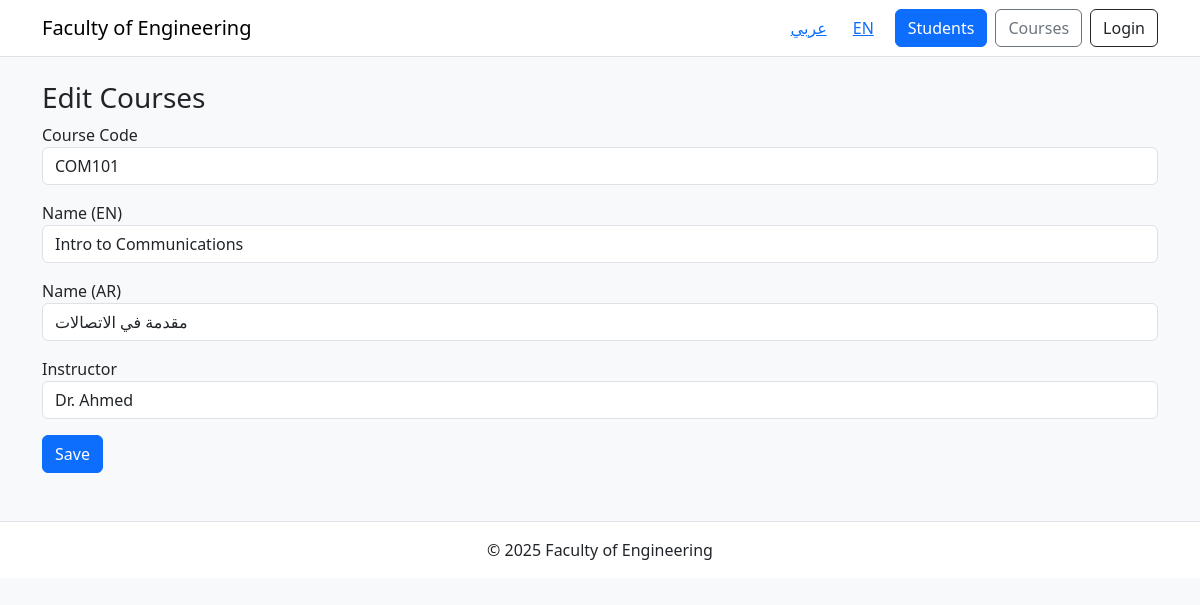
Screenshot of /edit_course.php?id=1&lang=en with the database file from the repository.
### tables this page shows
CREATE TABLE courses (
  id INT AUTO_INCREMENT PRIMARY KEY,
  course_code VARCHAR(50) UNIQUE,
  name_en VARCHAR(200),
  name_ar VARCHAR(200),
  instructor VARCHAR(200),
  created_at TIMESTAMP DEFAULT CURRENT_TIMESTAMP
);

### public/templates/helpers.php (called while the page is built, shortened)
<?php
function t($key, $lang) {
    $strings = [
        'site_title' => ['en'=>'Faculty of Engineering','ar'=>'كلية الهندسة'],
        'dashboard' => ['en'=>'Dashboard','ar'=>'لوحة التحكم'],
        'students' => ['en'=>'Students','ar'=>'الطلاب'],
        'courses' => ['en'=>'Courses','ar'=>'المقررات'],
        'add_new' => ['en'=>'Add New','ar'=>'إضافة جديد'],
        'edit' => ['en'=>'Edit','ar'=>'تعديل'],
        'delete' => ['en'=>'Delete','ar'=>'حذف'],
        'actions' => ['en'=>'Actions','ar'=>'إجراءات'],
        'name' => ['en'=>'Name','ar'=>'الاسم'],
        'email' => ['en'=>'Email','ar'=>'البريد الإلكتروني'],
        'instructor' => ['en'=>'Instructor','ar'=>'المحاضر'],
        'save' => ['en'=>'Save','ar'=>'حفظ'],
        'login' => ['en'=>'Login','ar'=>'تسجيل دخول'],
        'logout' => ['en'=>'Logout','ar'=>'تسجيل خروج'],
    ];
    return $strings[$key][$lang] ?? $key;
}

### public/edit_course.php (the view, shortened to what this page needs)
<?php
require_once __DIR__ . '/templates/helpers.php';
$lang = set_lang();
require_once __DIR__ . '/templates/db.php';
$id = $_GET['id'] ?? null;
$stmt = $pdo->prepare('SELECT * FROM courses WHERE id=?');
$stmt->execute([$id]);
$c = $stmt->fetch();
include __DIR__ . '/templates/header.php';
?>
<h3><?= htmlspecialchars(t('edit', $lang) . ' ' . t('courses', $lang)) ?></h3>
<form method="post">
  <div class="mb-3"><label>Course Code</label><input name="course_code" class="form-control" value="<?= htmlspecialchars($c['course_code']) ?>"></div>
  <div class="mb-3"><label><?= htmlspecialchars(t('name', $lang)) ?> (EN)</label><input name="name_en" class="form-control" value="<?= htmlspecialchars($c['name_en']) ?>"></div>
  <div class="mb-3"><label><?= htmlspecialchars(t('name', $lang)) ?> (AR)</label><input name="name_ar" class="form-control" value="<?= htmlspecialchars($c['name_ar']) ?>"></div>
  <div class="mb-3"><label><?= htmlspecialchars(t('instructor', $lang)) ?></label><input name="instructor" class="form-control" value="<?= htmlspecialchars($c['instructor']) ?>"></div>
  <button class="btn btn-primary"><?= htmlspecialchars(t('save', $lang)) ?></button>
</form>
<?php include __DIR__ . '/templates/footer.php'; ?>

### rows the page displays
courses: course_code "COM101", name_en "Intro to Communications", name_ar "مقدمة في الاتصالات", instructor "Dr. Ahmed"

### other values shown
t('students', $lang) "Students"
t('courses', $lang) "Courses"
t('login', $lang) "Login"
t('edit', $lang) . ' ' . t('courses', $lang) "Edit Courses"
t('name', $lang) "Name"
t('instructor', $lang) "Instructor"
t('save', $lang) "Save"
t('site_title', $lang) "Faculty of Engineering"
